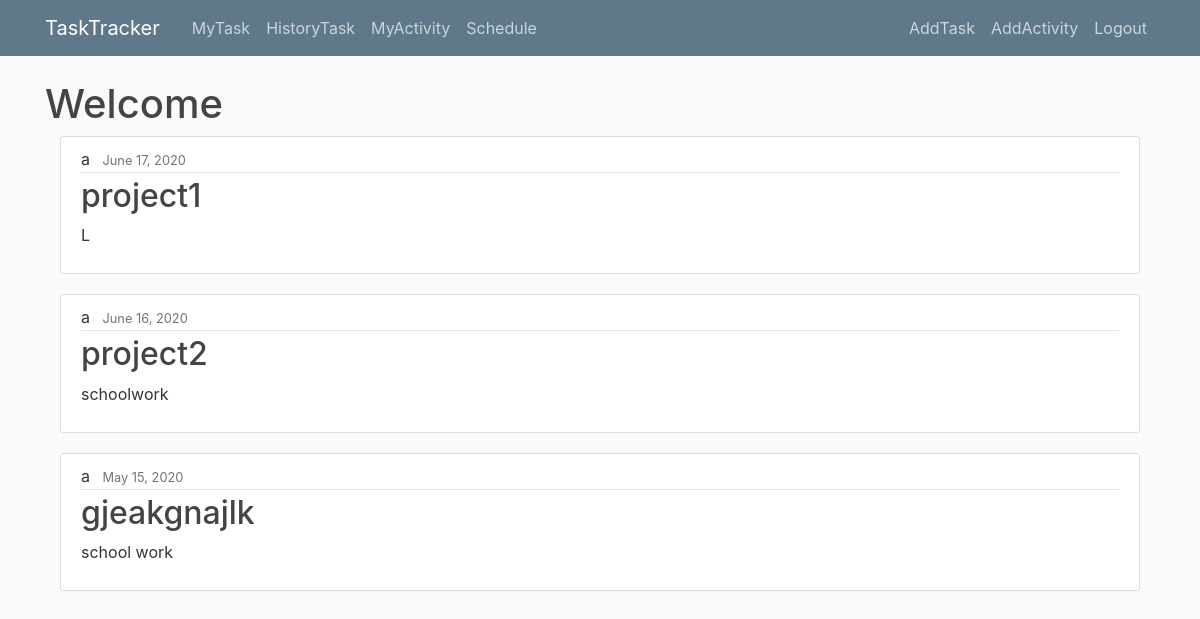
Screenshot of / (signed in) with the database file from the repository.
### main/models.py (models this page shows, shortened)
class Task(models.Model):
    MY_CHOICES = (
        ('Small', 'Small'),
        ('Middle', 'Middle'),
        ('Large', 'Large'),
    )
    STATUS_CHOICES = (
    ('OnProgress', 'OnProgress'),
    ('Done', 'Done'),
)
    taskname= models.CharField(max_length=100)
    tasktype= models.CharField(max_length=10,choices=MY_CHOICES)
    duedate= models.DateField(default=timezone.now)
    spenttime= models.PositiveIntegerField(default=1)
    status= models.CharField(max_length=20,choices=STATUS_CHOICES,default="OnProgress")
    taskuser =models.ForeignKey(User, on_delete=models.CASCADE)
    objects = models.Manager()

### main/views.py (the view)
# urls.py: path('', TaskListView.as_view(),name='main-home'),
class TaskListView(ListView):
    model = Task
    template_name='main/home.html'
    context_object_name = 'tasks'
    ordering =['-duedate']

### main/templates/main/home.html (shortened to what this page needs)
{% extends "main/base.html" %}
{% block content %}
<h1>Welcome</h1>
<main role="main" class="container">
{% for task in tasks %}
{% if task.taskuser == user%}
<article class="media content-section">
  <div class="media-body">
    <div class="article-metadata">
      <a class="mr-2">{{ task.taskuser }}</a>
      <small class="text-muted">{{ task.duedate|date:"F d, Y" }}</small>
    </div>
    <h2><a class="article-title" href="{% url 'task-detail' task.id %}">{{ task.taskname }}</a></h2>
    <p class="article-content">{{ task.tasktype }}</p>
  </div>
</article>
{% endif %}
{% endfor %}
{% endblock content %}

### main/static/main/main.css (style rules this page uses)
body { background: #fafafa; color: #333333; margin-top: 5rem; }
h1, h2, h3, h4, h5, h6 { color: #444444; }
.content-section { background: #ffffff; padding: 10px 20px; border: 1px solid #dddddd; border-radius: 3px; margin-bottom: 20px; }
.article-title { color: #444444; }
.article-content { white-space: pre-line; }
.article-metadata { padding-bottom: 1px; margin-bottom: 4px; border-bottom: 1px solid #e3e3e3 }

### rows the page displays
Task: taskuser "a", duedate "June 17, 2020", taskname "project1", tasktype "L"
Task: taskuser "a", duedate "June 16, 2020", taskname "project2", tasktype "schoolwork"
Task: taskuser "a", duedate "May 15, 2020", taskname "gjeakgnajlk", tasktype "school work"
